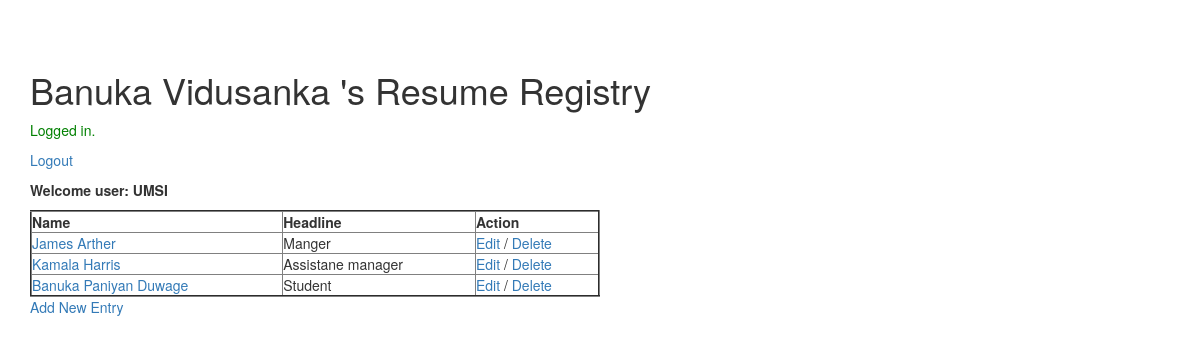
The page / (signed in) on the database its author committed.
### tables this page shows
CREATE TABLE `profile` (
  `profile_id` int(11) NOT NULL,
  `user_id` int(11) NOT NULL,
  `first_name` text,
  `last_name` text,
  `email` text,
  `headline` text,
  `summary` text
);

### index.php (the view, shortened to what this page needs)
<?php
	require_once "pdo.php";
?>
<!DOCTYPE html>
<html>
<head>
<?php require_once "bootstrap.php"; ?>
</head>
<body>
<div class="container"><h1>Banuka Vidusanka 's Resume Registry</h1>
<?php
if ( isset($_SESSION["success"]) ) {
			echo('<p style="color:green">'.$_SESSION["success"]."</p>\n");
			  }
if ( ! isset($_SESSION["user_id"]) ) {
    echo '<p><a href="login.php">Please log in</a></p>';
	$stmt = $pdo->query("SELECT profile_id, user_id, first_name, last_name, headline FROM Profile");
	if ($stmt->rowCount() == 0){
	}else{
		echo ('<table border="2" width = "50%">'."\n");
		echo '<thead><tr><th>Name</th><th>Headline</th></tr></thead>';
		while ( $row = $stmt->fetch(PDO::FETCH_ASSOC) ) {
			echo "<tr><td>";
			echo('<a href="view.php?profile_id='.$row['profile_id'].'">');
			echo(htmlentities($row['first_name']))." ";
			echo(htmlentities($row['last_name']));
			echo('</a> ');
			echo("</td><td>");
			echo(htmlentities($row['headline']));
			echo("</td></tr>\n");
		}
		echo "</table>";
	}
}else{
	echo '<p><a href="logout.php">Logout</a></p>';
	$stmt = $pdo->query("SELECT profile_id, user_id, first_name, last_name, headline FROM Profile");
	echo '<p><strong>Welcome user: '.htmlentities($_SESSION['name']). '</strong></p>';
	if ($stmt->rowCount() == 0){
	}else{
		echo ('<table border="2" width = "50%">'."\n");
		echo '<thead><tr><th>Name</th><th>Headline</th><th>Action</th></tr></thead>';
		while ( $row = $stmt->fetch(PDO::FETCH_ASSOC) ) {
			echo "<tr><td>";
			echo('<a href="view.php?profile_id='.$row['profile_id'].'">');
			echo(htmlentities($row['first_name']))." ";
			echo(htmlentities($row['last_name']));
			echo('</a> ');
			echo("</td><td>");
			echo(htmlentities($row['headline']));
			echo("</td><td>");
			echo('<a href="edit.php?profile_id='.$row['profile_id'].'">Edit</a> / ');
			echo('<a href="delete.php?profile_id='.$row['profile_id'].'">Delete</a>');
			echo("</td></tr>\n");
		}
		echo "</table>";
	}
	echo '<p><a href="add.php">Add New Entry</a></p>';
}
?>
</div>
</body>

### starter-template.css (style rules this page uses)
body { padding-top: 50px; }

### rows shown on the page
profile: first_name "James", last_name "Arther", headline "Manger"
profile: first_name "Kamala", last_name "Harris", headline "Assistane manager"
profile: first_name "Banuka", last_name "Paniyan Duwage", headline "Student"

### other values the page prints
$_SESSION["success"] "Logged in."
$_SESSION['name'] "UMSI"
